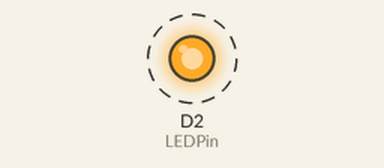
Recording of a sketch running on a simulated ESP8266 (NodeMCU). On the bench: output pins drawn as LEDs (lit = HIGH). Dashed ring = blinking.

Above: at 0.5 s.
Timing chart, 0 to 4.6 s (numbered marks = the images above):
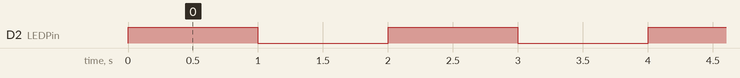

Measured:
- by itself, D2 (LEDPin): alternates HIGH for 1.0 s and LOW for 1.0 s

The sketch:

NodeMCU_LED_Blink.ino
```cpp
int LEDPin = D2; //NodeMCU Digital Pin 2

void setup() {
  pinMode(LEDPin,OUTPUT);  //Determine the direction of IO pin
  digitalWrite(LEDPin,LOW);//Keep the LED OFF
}

void loop() {
  digitalWrite(LEDPin,HIGH);  // Write HIGH to ON the LED
  delay(1000);               //Wait for a second
  digitalWrite(LEDPin,LOW);  // Write LOW to OFF the LED
  delay(1000);               // Wait for a second
}
```
